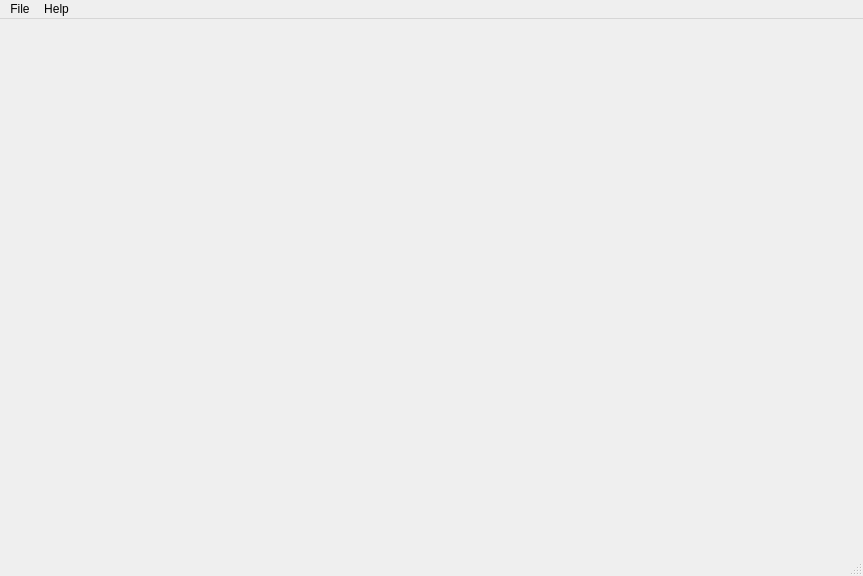
<?xml version="1.0" encoding="UTF-8"?>
<ui version="4.0">
 <class>EditorWindow</class>
 <widget class="QMainWindow" name="EditorWindow">
  <property name="geometry">
   <rect>
    <x>0</x>
    <y>0</y>
    <width>863</width>
    <height>576</height>
   </rect>
  </property>
  <property name="windowTitle">
   <string>pxtone collab</string>
  </property>
  <widget class="QWidget" name="centralwidget"/>
  <widget class="QMenuBar" name="menubar">
   <property name="geometry">
    <rect>
     <x>0</x>
     <y>0</y>
     <width>863</width>
     <height>27</height>
    </rect>
   </property>
   <widget class="QMenu" name="menuFile">
    <property name="title">
     <string>File</string>
    </property>
    <addaction name="actionNewHost"/>
    <addaction name="actionOpenHost"/>
    <addaction name="actionConnect"/>
    <addaction name="separator"/>
    <addaction name="actionSave"/>
    <addaction name="actionSaveAs"/>
    <addaction name="separator"/>
    <addaction name="actionExit"/>
   </widget>
   <widget class="QMenu" name="menuHelp">
    <property name="title">
     <string>Help</string>
    </property>
    <addaction name="actionAbout_2"/>
    <addaction name="actionShortcuts"/>
   </widget>
   <addaction name="menuFile"/>
   <addaction name="menuHelp"/>
  </widget>
  <widget class="QStatusBar" name="statusbar"/>
  <action name="actionOpenHost">
   <property name="text">
    <string>Open &amp;&amp; Host</string>
   </property>
   <property name="shortcut">
    <string>Ctrl+Shift+O</string>
   </property>
  </action>
  <action name="actionSave">
   <property name="text">
    <string>Save locally</string>
   </property>
   <property name="shortcut">
    <string>Ctrl+S</string>
   </property>
  </action>
  <action name="actionAbout">
   <property name="text">
    <string>About</string>
   </property>
  </action>
  <action name="actionConnect">
   <property name="text">
    <string>Connect</string>
   </property>
   <property name="shortcut">
    <string>Ctrl+O</string>
   </property>
  </action>
  <action name="actionSaveAs">
   <property name="text">
    <string>Save as</string>
   </property>
   <property name="shortcut">
    <string>Ctrl+Shift+S</string>
   </property>
  </action>
  <action name="actionHelp">
   <property name="text">
    <string>Help</string>
   </property>
  </action>
  <action name="actionNewHost">
   <property name="text">
    <string>New &amp;&amp; Host</string>
   </property>
   <property name="shortcut">
    <string>Ctrl+N</string>
   </property>
  </action>
  <action name="actionExit">
   <property name="text">
    <string>Exit</string>
   </property>
  </action>
  <action name="actionAbout_2">
   <property name="text">
    <string>About</string>
   </property>
  </action>
  <action name="actionShortcuts">
   <property name="text">
    <string>Shortcuts</string>
   </property>
  </action>
 </widget>
 <resources/>
 <connections/>
</ui>
